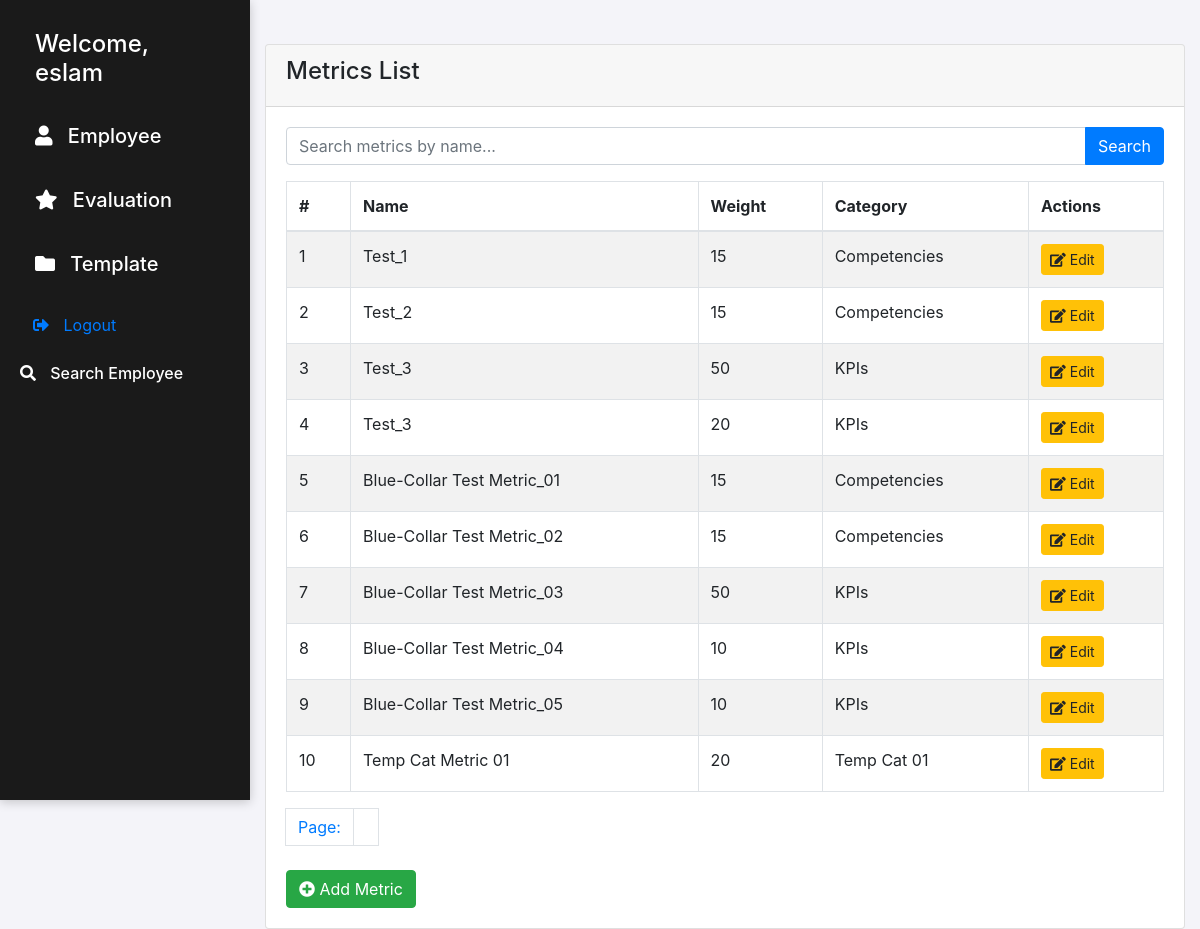
Page /metrics/ (signed in) on the committed database.
### pms/models.py (models this page shows, shortened)
class Metric(models.Model):
    name = models.CharField(max_length=100)
    metric_weight = models.PositiveSmallIntegerField()
    category = models.ForeignKey(Category, on_delete=models.CASCADE)

class Category(models.Model):
    name = models.CharField(max_length=100)
    weight = models.PositiveSmallIntegerField()
    template = models.ManyToManyField(Template)

### pms/views.py (the view)
# urls.py: path('metrics/', MetricListView.as_view(), name='metrics'),
class MetricListView(ListView):
    model = Metric
    template_name = 'pms/list_metrics.html'
    context_object_name = 'metrics'
    paginate_by = 10
    success_url = 'metrics'
    def get_queryset(self):
        queryset = super().get_queryset()
        search_query = self.request.GET.get('search', '')
        if search_query:
            queryset = queryset.filter(name__icontains=search_query)
        return queryset

### templates/pms/list_metrics.html (shortened to what this page needs)
{% extends 'pms/base.html' %}
{% block body %}
{% if user.is_staff %}
<div class="container mt-4">
    <div class="card">
        <div class="card-header">
            <h4>Metrics List</h4>
        </div>
        <div class="card-body">
            <form method="get" class="mb-3">
                <div class="input-group">
                    <input type="text" name="search" class="form-control" placeholder="Search metrics by name..." value="{{ search_query }}">
                    <div class="input-group-append">
                        <button class="btn btn-primary" type="submit">Search</button>
                    </div>
                </div>
            </form>
            <table class="table table-striped table-bordered">
                <thead>
                    <tr>
                        <th>#</th>
                        <th>Name</th>
                        <th>Weight</th>
                        <th>Category</th>
                        <th>Actions</th>
                    </tr>
                </thead>
                <tbody>
                    {% for metric in metrics %}
                        <tr>
                            <td>{{ forloop.counter }}</td>
                            <td>{{ metric.name }}</td>
                            <td>{{ metric.metric_weight }}</td>
                            <td>{{ metric.category.name }}</td>
                            <td>
                                <a href="{% url 'edit-metric' metric.id %}" class="btn btn-warning btn-sm">
                                    <i class="fas fa-edit"></i> Edit
                                </a>
                            </td>
                        </tr>
                    {% empty %}
                        <tr>
                            <td colspan="5" class="text-center">No metrics found.</td>
                        </tr>
                    {% endfor %}
                </tbody>
            </table>
            <div class="pagination">
                <span class="page-link">Page: {{ metrics.paginator.num_pages }}</span>
                <span class="page-link">
                </span>
            </div>
            <br>
            <a href="{% url 'add-metric' %}" class="btn btn-success">
                <i class="fas fa-plus-circle"></i> Add Metric
            </a>
        </div>
    </div>
</div>
{% endif %}
{% endblock %}

### templates/pms/base.html (shortened to what this page needs)
<!DOCTYPE html>
<html lang="en">
<head>
    <link href="https://stackpath.bootstrapcdn.com/bootstrap/4.5.2/css/bootstrap.min.css" rel="stylesheet">
    <link rel="stylesheet" href="https://cdnjs.cloudflare.com/ajax/libs/font-awesome/5.15.3/css/all.min.css">
</head>
<body>
{% if request.path != '/login/' %}
<div class="sidebar">
    {% if user.is_authenticated %}
    <h4>Welcome, {{ user }}</h4>
    <div class="section">
        <h5 class="mt-3" data-toggle="collapse" data-target="#employee">
            <i class="fas fa-user icon"></i> Employee
        </h5>
    </div>
    <div class="section">
        <h5 class="mt-3" data-toggle="collapse" data-target="#evaluation">
            <i class="fas fa-star icon"></i> Evaluation
        </h5>
    </div>
    <div class="section">
        <h5 class="mt-3" data-toggle="collapse" data-target="#template">
            <i class="fas fa-folder icon"></i> Template
        </h5>
    </div>
    <div class="section mt-3">
        <form action="{% url 'logout' %}" method="post" class="d-inline">
            <button type="submit" class="sidebar-link btn btn-link">
                <i class="fas fa-sign-out-alt icon"></i> Logout
            </button>
        </form>
    </div>
    {% endif %}
    {% endif %}
<div class="section mt-3">
    <h6 class="mt-3" data-toggle="collapse" data-target="#search_employee">
        <i class="fas fa-search icon"></i> Search Employee
</div>
</div>
{% block body %}
{% endblock %}
</body>
</html>

### templates/pms/base.html (style rules this page uses)
body { background-color: #f4f4f9; margin-left: 250px; }
.sidebar { height: 100vh; padding: 20px; background-color: #1a1a1a; color: #ffffff; position: fixed; top: 0; left: 0; width: 250px; box-shadow: 0 2px 10px rgba(0, 0, 0, 0.2); transition: width 0.3s; }
.sidebar h4, .sidebar h5 { color: #ffffff; cursor: pointer; transition: background-color 0.3s, padding-left 0.3s ease-in-out; padding: 10px 15px; margin: 0; }
.icon { margin-right: 10px; }
.section { margin-bottom: 20px; }
.container { padding-top: 20px; }

### rows in the picture
Metric: name "Test_1", metric_weight "15", category.name "Competencies"
Metric: name "Test_2", metric_weight "15", category.name "Competencies"
Metric: name "Test_3", metric_weight "50", category.name "KPIs"
Metric: name "Test_3", metric_weight "20", category.name "KPIs"
Metric: name "Blue-Collar Test Metric_01", metric_weight "15", category.name "Competencies"
Metric: name "Blue-Collar Test Metric_02", metric_weight "15", category.name "Competencies"
Metric: name "Blue-Collar Test Metric_03", metric_weight "50", category.name "KPIs"
Metric: name "Blue-Collar Test Metric_04", metric_weight "10", category.name "KPIs"
Metric: name "Blue-Collar Test Metric_05", metric_weight "10", category.name "KPIs"
Metric: name "Temp Cat Metric 01", metric_weight "20", category.name "Temp Cat 01"

### other values in the picture
{{ user }} "eslam"
